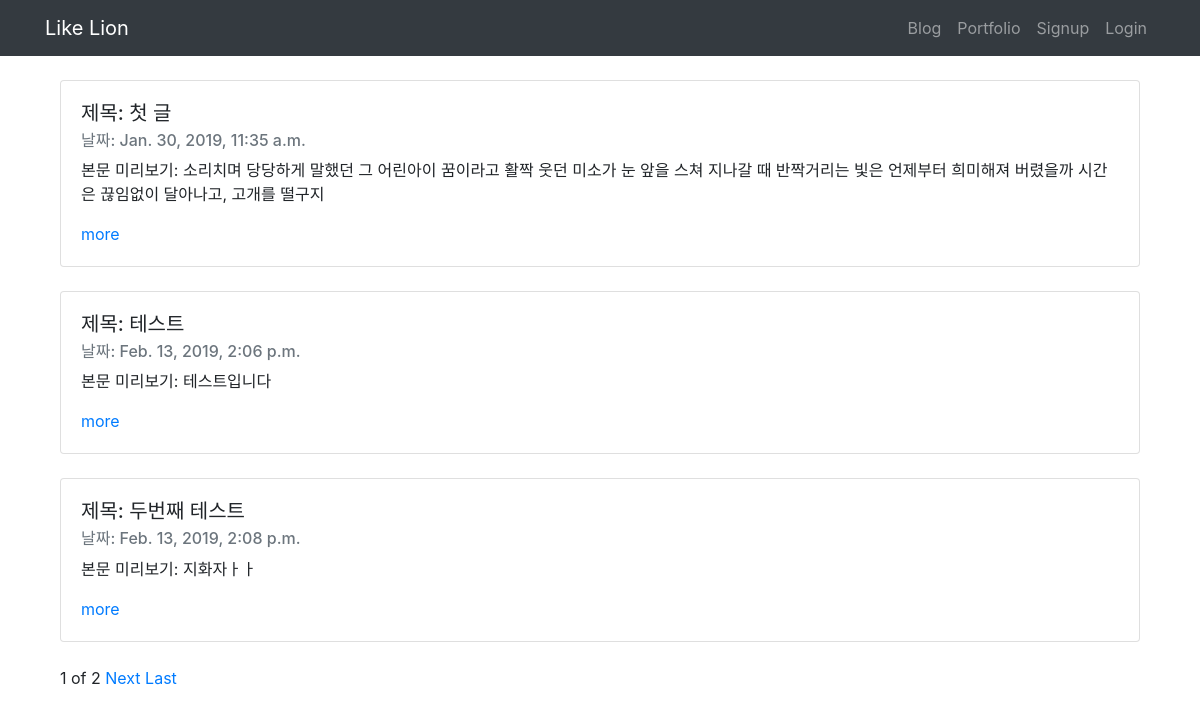
The page / on the database its author committed.
### secondassignment/models.py (models this page shows, shortened)
class Blog(models.Model):
    title = models.CharField(max_length=200)
    pub_date = models.DateTimeField('date published')
    body = models.TextField()
    def summary(self):
        return self.body[:100]

### secondassignment/views.py (the view)
# urls.py: path('', secondassignment.views.home, name="home"),
def home(request):
    blogs = Blog.objects
    blog_list = Blog.objects.all()
    paginator = Paginator(blog_list, 3)
    page = request.GET.get('page')
    posts = paginator.get_page(page)
    return render(request, 'home.html', {'blogs' : blogs, 'posts':posts })

### secondassignment/templates/home.html (shortened to what this page needs)
{% extends 'base.html' %}
{% block content %}
{% for blog in posts %}
<div class = "container">
    <div class="card">
    <div class="card-body">
            <h5 class="card-title">제목: {{blog.title}}</h5>
            <h6 class="card-subtitle mb-2 text-muted">날짜: {{blog.pub_date}}</h6>
            <p class="card-text">본문 미리보기: {{blog.summary}}</p>
            <a href="{%url 'detail' blog.id %}"" class="card-link">more</a>
    </div>
    </div><br>
</div>
{% endfor %}
<div class = "container">
    <span>{{posts.number}}</span>
    <span>of</span>
    <span>{{posts.paginator.num_pages}}</span>
    {% if posts.has_next %}
    <a href="?page={{posts.next_page_number}}">Next</a>
    <a href="?page={{posts.paginator.num_pages}}">Last
    {% endif %}
    </a>
</div>
{% endblock %}

### rows shown on the page
Blog: title "첫 글", pub_date "Jan. 30, 2019, 11:35 a.m.", summary "소리치며 당당하게 말했던 그 어린아이 꿈이라고 활짝 웃던 미소가 눈 앞을 스쳐 지나갈 때 반짝거리는 빛은 언제부터 희미해져 버렸을까 시간은 끊임없이 달아나고, 고개를 떨구지"
Blog: title "테스트", pub_date "Feb. 13, 2019, 2:06 p.m.", summary "테스트입니다"
Blog: title "두번째 테스트", pub_date "Feb. 13, 2019, 2:08 p.m.", summary "지화자ㅏㅏ"

### other values the page prints
{{ posts.number }} "1"
{{ posts.paginator.num_pages }} "2"
